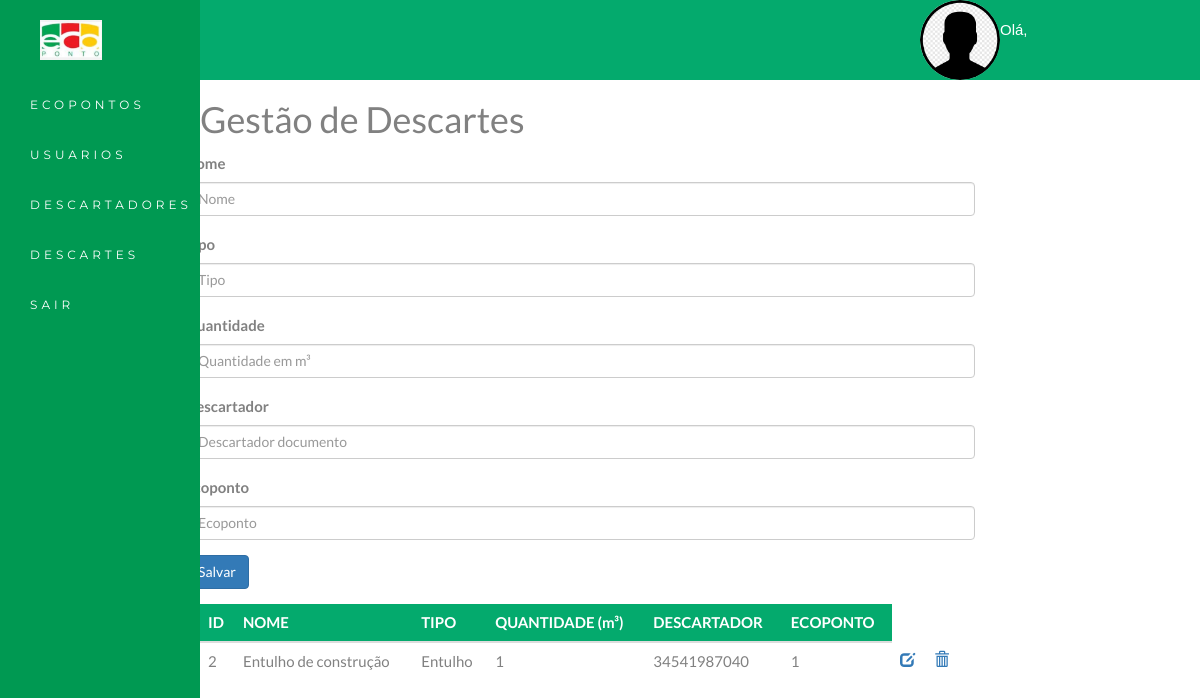
/descartes/, run on an earlier commit of the app's database.
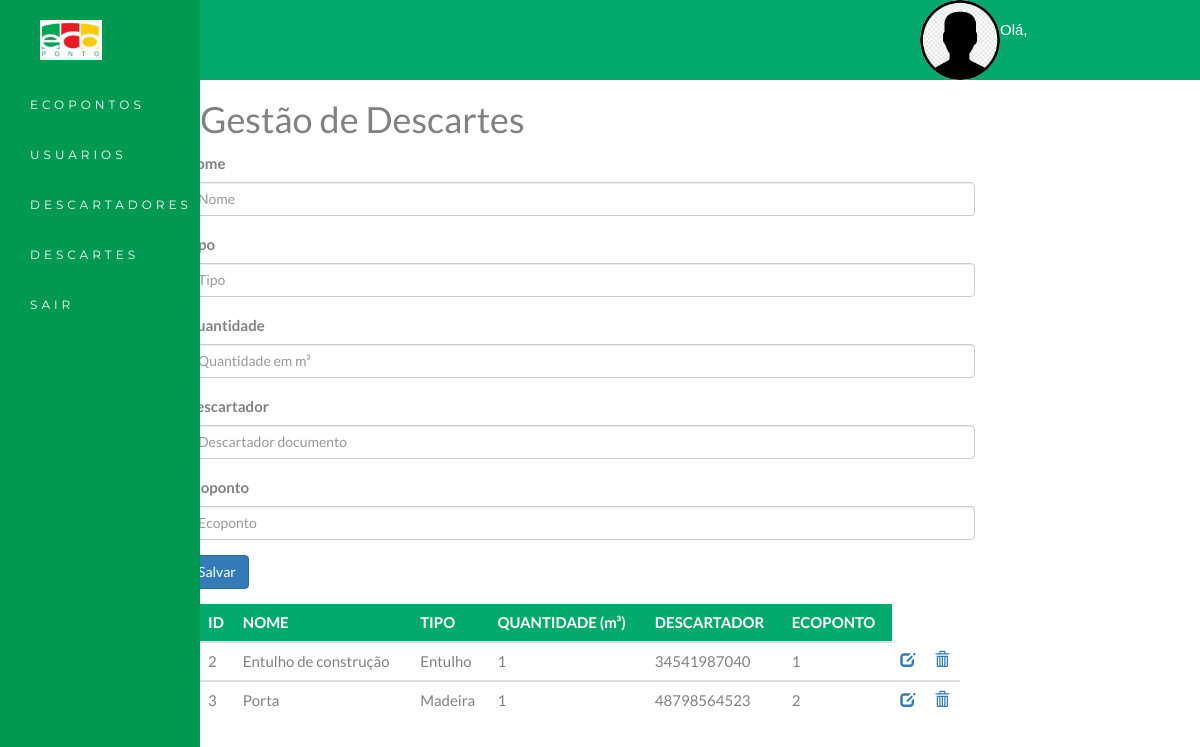
And on a later commit of the database.
### descartes/models.py (models this page shows)
class Descartes(models.Model):
    nome = models.CharField(default='-', max_length=30)
    tipo = models.CharField(default='-', max_length=15)
    quantidade = models.CharField(default=0, max_length=20)
    descartador = models.ForeignKey(Descartadores, on_delete=models.CASCADE)
    ecoponto = models.ForeignKey(Ecopontos, on_delete=models.CASCADE)

### descartadores/models.py (models this page shows)
class Descartadores(models.Model):
    nome = models.CharField(default='-', max_length=30)
    documento = models.IntegerField(primary_key=True)
    email = models.CharField(default='-', max_length=20)
    endereco = models.CharField(default='-', max_length=30)

### ecopontos/models.py (models this page shows)
class Ecopontos(models.Model):
    cep = models.CharField(default='-', max_length=20)
    bairro = models.CharField(default='-', max_length=20)
    endereco = models.CharField(default='-', max_length=30)
    situacao = models.CharField(default='-', max_length=10)

### descartes/views.py (the view)
# urls.py: path('', home, name="home-descartadores"),
def home(request):
    user = request.user.username
    vdescartes = Descartes.objects.all()
    return render(request, "descartes.html", {"descartes": vdescartes, "username": user})

### descartes/templates/descartes.html (shortened to what this page needs)
<!DOCTYPE html>
{% load static %}
<html lang="en">
<head>
    <link rel="stylesheet" href="https://maxcdn.bootstrapcdn.com/bootstrap/3.4.1/css/bootstrap.min.css">
    <link rel="stylesheet" href="../../static/style.css">
</head>
<body id="myPage" data-spy="scroll" data-target=".navbar" data-offset="60">
<div id="header">
    <div id="Avatar_Container" class="thumb">
        <img src="{% static 'ecopontos/img/Avatar_Rosto.png' %}" id="Avatar_Rosto">
    </div>
    <div id="Nome_do_Usuario">
        <h1 id="ola">Olá, {{ username }}</h1>
    </div>
</div>
<nav class="navbar navbar-default navbar-fixed-top" id="conteudo-left">
    <div class="container" id="conteudo-left">
        <div class="navbar-header">
            <img class="navbar-brand" src="{% static 'ecopontos/img/Logo_EcoPonto.JPG' %}" id="Logo_EcoPonto">
        </div>
        <div class="collapse navbar-collapse" id="myNavbar">
            <ul class="nav navbar-nav navbar-left">
                <li><a href="{% url 'home-ecopontos' %}">ECOPONTOS</a></li>
                <li><a href="{% url 'home-usuarios' %}">USUARIOS</a></li>
                <li><a href="{% url 'home-descartadores' %}">DESCARTADORES</a></li>
                <li><a href="{% url 'home-descartes' %}">DESCARTES</a></li>
                <li><a href="{% url 'logout' %}">SAIR</a></li>
            </ul>
        </div>
    </div>
</nav>
<div id="container1">
    <div id="conteudo-right">
        <div class="Container_Descartes" style="margin: 20px">
            <h1>Gestão de Descartes</h1>
            <form action="{% url 'save-descartes' %}" method="POST">
                <div class="form-group row">
                    <label for="nome" class="col-2 col-form-label">Nome</label>
                    <div class="col-10">
                        <input id="nome" name="nome" placeholder="Nome" type="text" required="required"
                               class="form-control">
                    </div>
                </div>
                <div class="form-group row">
                    <label for="tipo" class="col-2 col-form-label">Tipo</label>
                    <div class="col-10">
                        <input id="tipo" name="tipo" placeholder="Tipo" type="text" required="required"
                               class="form-control">
                    </div>
                </div>
                <div class="form-group row">
                    <label for="quantidade" class="col-2 col-form-label">Quantidade</label>
                    <div class="col-10">
                        <input id="quantidade" name="quantidade" placeholder="Quantidade em m³" type="text"
                               required="required"
                               class="form-control">
                    </div>
                </div>
                <div class="form-group row">
                    <label for="descartador" class="col-2 col-form-label">Descartador</label>
                    <div class="col-10">
                        <input id="descartador" name="descartador" placeholder="Descartador documento" type="text"
                               required="required"
                               class="form-control">
                    </div>
                </div>
                <div class="form-group row">
                    <label for="ecoponto" class="col-2 col-form-label">Ecoponto</label>
                    <div class="col-10">
                        <input id="ecoponto" name="ecoponto" placeholder="Ecoponto" type="text" required="required"
                               class="form-control">
                    </div>
                </div>
                <div class="form-group row">
                    <div class="offset-2 col-10">
                        <button name="submit" type="submit" class="btn btn-primary">Salvar</button>
                    </div>
                </div>
            </form>
            <table id="tabela" class="table table-borderless">
                <thead>
                <tr>
                    <th>ID</th>
                    <th>NOME</th>
                    <th>TIPO</th>
                    <th>QUANTIDADE (m³)</th>
                    <th>DESCARTADOR</th>
                    <th>ECOPONTO</th>
                </tr>
                </thead>
                {% for descarte in descartes %}
                    <tbody>
                    <tr>
                        <td>{{ descarte.id }}</td>
                        <td>{{ descarte.nome }}</td>
                        <td> {{ descarte.tipo }} </td>
                        <td>{{ descarte.quantidade }}</td>
                        <td>{{ descarte.descartador.documento }}</td>
                        <td>{{ descarte.ecoponto.id }}</td>
                        <td>
                            <a href="{% url 'editar-descartes' descarte.id %}" class="glyphicon glyphicon-edit"></a>
                        </td>
                        <td>
                            <a href="{% url 'delete-descartes' descarte.id %}"
                               class="glyphicon glyphicon-trash"></a>
                        </td>
                    </tr>
                    </tbody>
                {% endfor %}
            </table>
        </div>
    </div>
</div>
</body>
</html>

### static/style.css (style rules this page uses)
body, html, #site { height: 100%; }
#header { display: flex; width: 100%; height: 80px; float: right; color: #030303; font-family: "Open Sans Condesed", sans-serif; }
#Logo_EcoPonto { height: 70px; margin: 5px 10px; }
#Avatar_Container { height: 80px; width: 80px; right: 200px; position: absolute; border-radius: 40px; overflow: hidden; }
.thumb img { position: absolute; left: 50%; top: 50%; height: 100%; width: auto; transform: translate(-50%, -50%); }
#Nome_do_Usuario { width: 200px; height: 80px; position: absolute; right: 0; margin-right: 0px; }
#ola { text-align: left; color: white; font-size: 15px; margin: 0px 0px; margin-top: 22px; }
#conteudo-left { width: 200px; height: 1000px; float: left; background-color: #009952; }
#conteudo-right { width: 800px; height: 400px; float: left; background-color: white; }
label { display: block; }
#tabela { padding-top: 30px; }
#tabela td, th { border: 1px none #ddd; padding: 8px; }
th { padding-top: 12px; padding-bottom: 12px; text-align: left; background-color: #04AA6D; color: white; }
body { font: 400 15px Lato, sans-serif; line-height: 1.8; color: #818181; }
.navbar { margin-bottom: 0; background-color: rgba(255, 255, 255, 0.31); z-index: 9999; border: 0; font-size: 12px !important; line-height: 1.42857143 !important; letter-spacing: 4px; border-radius: 0; font-family: Montserrat, sans-serif; }
.navbar li a, .navbar .navbar-brand { color: #fff !important; }
#container1 { width: 70%; align-content: center; margin: 0 auto; }
#header { display: flex; width: 100%; height: 80px; float: right; color: #030303; background-color: #04AA6D; font-family: "Open Sans Condesed", sans-serif; }

What changed in the data, as far as the page shows it:
added Descartes: id "3", nome "Porta", tipo "Madeira", quantidade "1", descartador.documento "48798564523", ecoponto.id "2"
